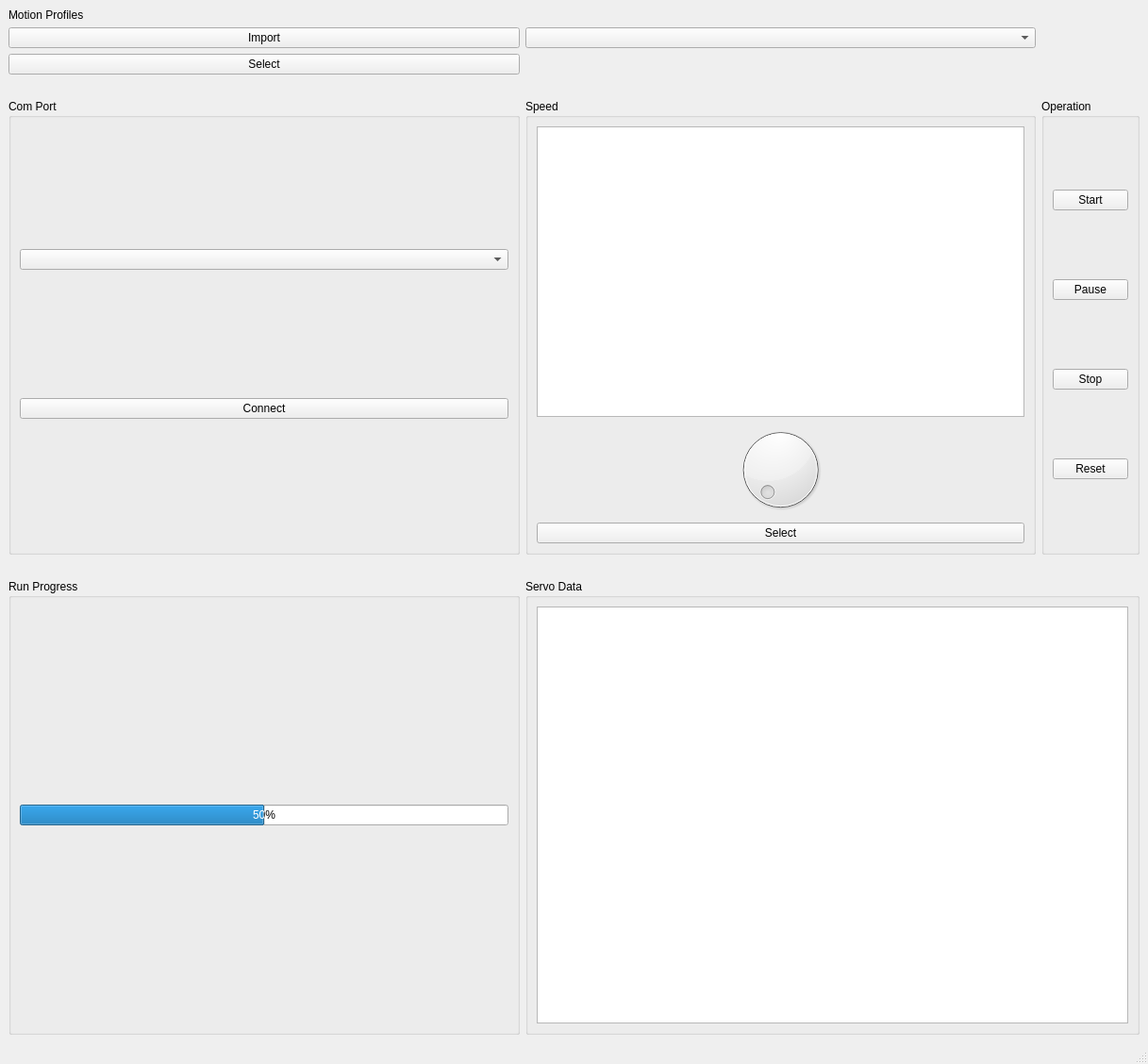
<?xml version="1.0" encoding="UTF-8"?>
<ui version="4.0">
 <class>demoRun</class>
 <widget class="QMainWindow" name="demoRun">
  <property name="geometry">
   <rect>
    <x>0</x>
    <y>0</y>
    <width>1217</width>
    <height>1128</height>
   </rect>
  </property>
  <property name="windowTitle">
   <string>MainWindow</string>
  </property>
  <widget class="QWidget" name="centralwidget">
   <layout class="QGridLayout" name="gridLayout_2">
    <item row="0" column="0">
     <widget class="QLabel" name="label">
      <property name="text">
       <string>Motion Profiles</string>
      </property>
     </widget>
    </item>
    <item row="1" column="0">
     <widget class="QPushButton" name="importCSV">
      <property name="text">
       <string>Import</string>
      </property>
     </widget>
    </item>
    <item row="1" column="1">
     <widget class="QComboBox" name="listCSV"/>
    </item>
    <item row="2" column="0">
     <widget class="QPushButton" name="chooseCSV">
      <property name="text">
       <string>Select</string>
      </property>
     </widget>
    </item>
    <item row="3" column="0" colspan="3">
     <spacer name="horizontalSpacer_2">
      <property name="orientation">
       <enum>Qt::Horizontal</enum>
      </property>
      <property name="sizeHint" stdset="0">
       <size>
        <width>1170</width>
        <height>20</height>
       </size>
      </property>
     </spacer>
    </item>
    <item row="4" column="0">
     <widget class="QGroupBox" name="groupBox_3">
      <property name="title">
       <string>Com Port</string>
      </property>
      <layout class="QGridLayout" name="gridLayout">
       <item row="1" column="0">
        <widget class="QPushButton" name="serialConnect">
         <property name="text">
          <string>Connect</string>
         </property>
        </widget>
       </item>
       <item row="0" column="0">
        <widget class="QComboBox" name="serialWindow">
         <property name="editable">
          <bool>false</bool>
         </property>
         <property name="currentText">
          <string/>
         </property>
        </widget>
       </item>
      </layout>
     </widget>
    </item>
    <item row="4" column="1">
     <widget class="QGroupBox" name="groupBox_2">
      <property name="title">
       <string>Speed</string>
      </property>
      <layout class="QVBoxLayout" name="verticalLayout_2">
       <item>
        <widget class="QTextEdit" name="speedSelectionWindow"/>
       </item>
       <item>
        <widget class="QDial" name="speedDial"/>
       </item>
       <item>
        <widget class="QPushButton" name="speedSelect">
         <property name="text">
          <string>Select</string>
         </property>
        </widget>
       </item>
      </layout>
     </widget>
    </item>
    <item row="4" column="2">
     <widget class="QGroupBox" name="groupBox">
      <property name="title">
       <string>Operation</string>
      </property>
      <layout class="QVBoxLayout" name="verticalLayout">
       <item>
        <widget class="QPushButton" name="startRun">
         <property name="text">
          <string>Start</string>
         </property>
        </widget>
       </item>
       <item>
        <widget class="QPushButton" name="pauseRun">
         <property name="text">
          <string>Pause</string>
         </property>
        </widget>
       </item>
       <item>
        <widget class="QPushButton" name="stopRun">
         <property name="text">
          <string>Stop</string>
         </property>
        </widget>
       </item>
       <item>
        <widget class="QPushButton" name="resetSystem">
         <property name="text">
          <string>Reset</string>
         </property>
        </widget>
       </item>
      </layout>
     </widget>
    </item>
    <item row="5" column="0" colspan="3">
     <spacer name="horizontalSpacer">
      <property name="orientation">
       <enum>Qt::Horizontal</enum>
      </property>
      <property name="sizeHint" stdset="0">
       <size>
        <width>1170</width>
        <height>20</height>
       </size>
      </property>
     </spacer>
    </item>
    <item row="6" column="0">
     <widget class="QGroupBox" name="groupBox_5">
      <property name="title">
       <string>Run Progress</string>
      </property>
      <layout class="QGridLayout" name="gridLayout_4">
       <item row="0" column="0">
        <widget class="QProgressBar" name="progressBar">
         <property name="value">
          <number>50</number>
         </property>
        </widget>
       </item>
      </layout>
     </widget>
    </item>
    <item row="6" column="1" colspan="2">
     <widget class="QGroupBox" name="groupBox_4">
      <property name="title">
       <string>Servo Data</string>
      </property>
      <layout class="QGridLayout" name="gridLayout_3">
       <item row="0" column="0">
        <widget class="QListWidget" name="servoDataWindow"/>
       </item>
      </layout>
     </widget>
    </item>
   </layout>
  </widget>
  <widget class="QMenuBar" name="menubar">
   <property name="geometry">
    <rect>
     <x>0</x>
     <y>0</y>
     <width>1217</width>
     <height>47</height>
    </rect>
   </property>
  </widget>
  <widget class="QStatusBar" name="statusbar"/>
 </widget>
 <resources/>
 <connections/>
</ui>
